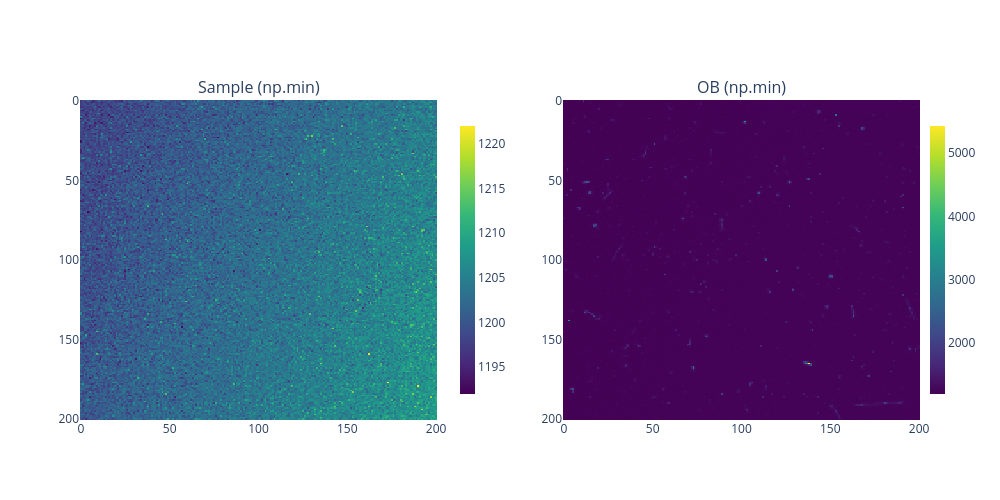
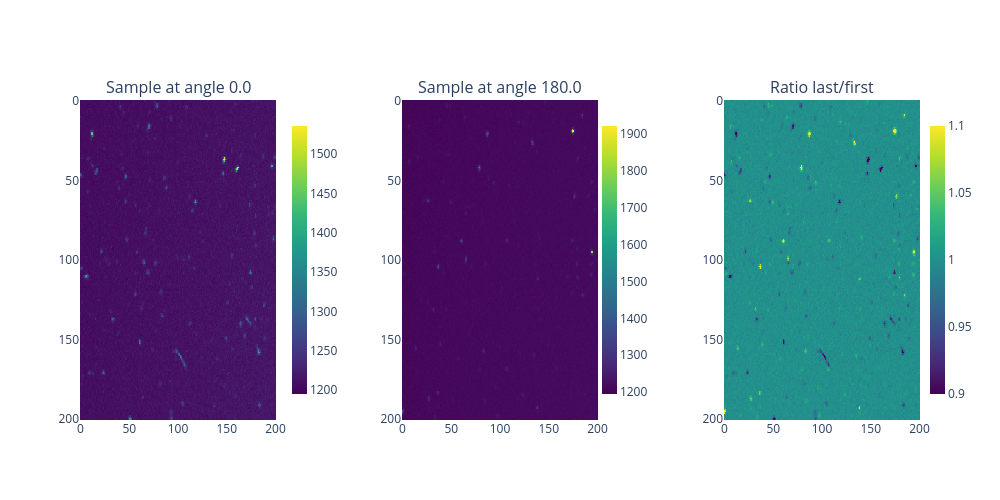
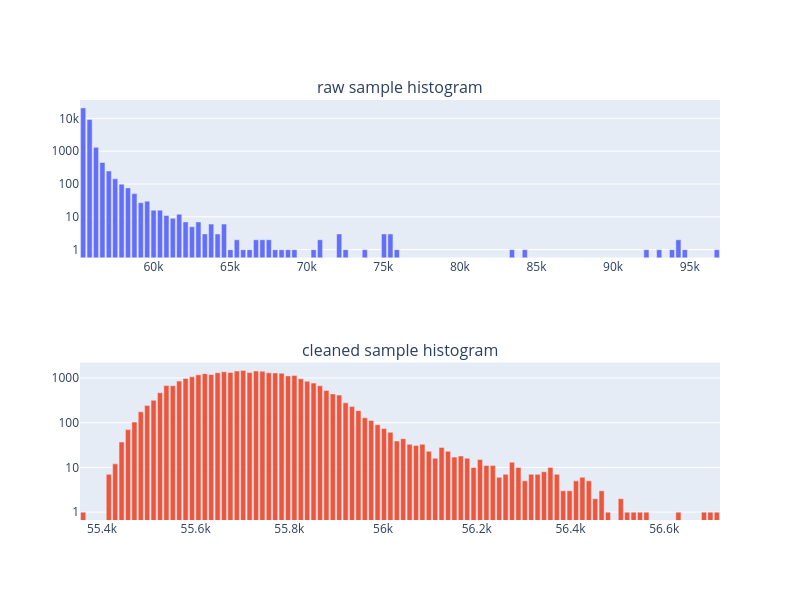

The code cell stored with these charts, in order, in its notebook:
### Markdown cell above
Launch the visualization

### Code cell
o_white_beam.visualize_cleaned_data()

### Figure 1 — Plotly figure (JSON) as saved in the notebook; plotly's stock layout.template omitted (floating-point values rounded to 4 significant figures; data arrays with more than 128 entries replaced by an {"elided": "..."} marker saying what was removed)
{"data": [{"coloraxis": "coloraxis", "colorscale": [[0, "#440154"], [0.1111, "#482878"], [0.2222, "#3e4989"], [0.3333, "#31688e"], [0.4444, "#26828e"], [0.5556, "#1f9e89"], [0.6667, "#35b779"], [0.7778, "#6ece58"], [0.8889, "#b5de2b"], [1, "#fde725"]], "type": "heatmap", "xaxis": "x", "yaxis": "y", "z": {"elided": "201x201 int values"}}, {"coloraxis": "coloraxis2", "colorscale": [[0, "#440154"], [0.1111, "#482878"], [0.2222, "#3e4989"], [0.3333, "#31688e"], [0.4444, "#26828e"], [0.5556, "#1f9e89"], [0.6667, "#35b779"], [0.7778, "#6ece58"], [0.8889, "#b5de2b"], [1, "#fde725"]], "type": "heatmap", "xaxis": "x2", "yaxis": "y2", "z": {"elided": "201x201 float values"}}], "layout": {"annotations": [{"font": {"size": 16}, "showarrow": false, "text": "Sample (np.min)", "x": 0.2125, "xanchor": "center", "xref": "paper", "y": 1, "yanchor": "bottom", "yref": "paper"}, {"font": {"size": 16}, "showarrow": false, "text": "OB (np.min)", "x": 0.7875, "xanchor": "center", "xref": "paper", "y": 1, "yanchor": "bottom", "yref": "paper"}], "coloraxis": {"colorbar": {"len": 0.9, "thickness": 15, "x": 0.44}, "colorscale": [[0, "#440154"], [0.1111, "#482878"], [0.2222, "#3e4989"], [0.3333, "#31688e"], [0.4444, "#26828e"], [0.5556, "#1f9e89"], [0.6667, "#35b779"], [0.7778, "#6ece58"], [0.8889, "#b5de2b"], [1, "#fde725"]]}, "coloraxis2": {"colorbar": {"len": 0.9, "thickness": 15, "x": 1}, "colorscale": [[0, "#440154"], [0.1111, "#482878"], [0.2222, "#3e4989"], [0.3333, "#31688e"], [0.4444, "#26828e"], [0.5556, "#1f9e89"], [0.6667, "#35b779"], [0.7778, "#6ece58"], [0.8889, "#b5de2b"], [1, "#fde725"]]}, "height": 500, "width": 1000, "xaxis": {"anchor": "y", "domain": [0, 0.425]}, "xaxis2": {"anchor": "y2", "domain": [0.575, 1]}, "yaxis": {"anchor": "x", "autorange": "reversed", "domain": [0, 1]}, "yaxis2": {"anchor": "x2", "autorange": "reversed", "domain": [0, 1]}}}

### Figure 2 — Plotly figure (JSON) as saved in the notebook; plotly's stock layout.template omitted (floating-point values rounded to 4 significant figures; data arrays with more than 128 entries replaced by an {"elided": "..."} marker saying what was removed)
{"data": [{"coloraxis": "coloraxis", "colorscale": [[0, "#440154"], [0.1111, "#482878"], [0.2222, "#3e4989"], [0.3333, "#31688e"], [0.4444, "#26828e"], [0.5556, "#1f9e89"], [0.6667, "#35b779"], [0.7778, "#6ece58"], [0.8889, "#b5de2b"], [1, "#fde725"]], "type": "heatmap", "xaxis": "x", "yaxis": "y", "z": {"elided": "201x201 int values"}}, {"coloraxis": "coloraxis2", "colorscale": [[0, "#440154"], [0.1111, "#482878"], [0.2222, "#3e4989"], [0.3333, "#31688e"], [0.4444, "#26828e"], [0.5556, "#1f9e89"], [0.6667, "#35b779"], [0.7778, "#6ece58"], [0.8889, "#b5de2b"], [1, "#fde725"]], "type": "heatmap", "xaxis": "x2", "yaxis": "y2", "z": {"elided": "201x201 int values"}}, {"coloraxis": "coloraxis3", "colorscale": [[0, "#440154"], [0.1111, "#482878"], [0.2222, "#3e4989"], [0.3333, "#31688e"], [0.4444, "#26828e"], [0.5556, "#1f9e89"], [0.6667, "#35b779"], [0.7778, "#6ece58"], [0.8889, "#b5de2b"], [1, "#fde725"]], "type": "heatmap", "xaxis": "x3", "yaxis": "y3", "z": {"elided": "201x201 float values"}}], "layout": {"annotations": [{"font": {"size": 16}, "showarrow": false, "text": "Sample at angle 0.0", "x": 0.1167, "xanchor": "center", "xref": "paper", "y": 1, "yanchor": "bottom", "yref": "paper"}, {"font": {"size": 16}, "showarrow": false, "text": "Sample at angle 180.0", "x": 0.5, "xanchor": "center", "xref": "paper", "y": 1, "yanchor": "bottom", "yref": "paper"}, {"font": {"size": 16}, "showarrow": false, "text": "Ratio last/first", "x": 0.8833, "xanchor": "center", "xref": "paper", "y": 1, "yanchor": "bottom", "yref": "paper"}], "coloraxis": {"colorbar": {"len": 0.9, "thickness": 15, "x": 0.24}, "colorscale": [[0, "#440154"], [0.1111, "#482878"], [0.2222, "#3e4989"], [0.3333, "#31688e"], [0.4444, "#26828e"], [0.5556, "#1f9e89"], [0.6667, "#35b779"], [0.7778, "#6ece58"], [0.8889, "#b5de2b"], [1, "#fde725"]]}, "coloraxis2": {"colorbar": {"len": 0.9, "thickness": 15, "x": 0.61}, "colorscale": [[0, "#440154"], [0.1111, "#482878"], [0.2222, "#3e4989"], [0.3333, "#31688e"], [0.4444, "#26828e"], [0.5556, "#1f9e89"], [0.6667, "#35b779"], [0.7778, "#6ece58"], [0.8889, "#b5de2b"], [1, "#fde725"]]}, "coloraxis3": {"cmax": 1.1, "cmin": 0.9, "colorbar": {"len": 0.9, "thickness": 15, "x": 1}, "colorscale": [[0, "#440154"], [0.1111, "#482878"], [0.2222, "#3e4989"], [0.3333, "#31688e"], [0.4444, "#26828e"], [0.5556, "#1f9e89"], [0.6667, "#35b779"], [0.7778, "#6ece58"], [0.8889, "#b5de2b"], [1, "#fde725"]]}, "height": 500, "width": 1000, "xaxis": {"anchor": "y", "domain": [0, 0.2333]}, "xaxis2": {"anchor": "y2", "domain": [0.3833, 0.6167]}, "xaxis3": {"anchor": "y3", "domain": [0.7667, 1.0]}, "yaxis": {"anchor": "x", "autorange": "reversed", "domain": [0, 1]}, "yaxis2": {"anchor": "x2", "autorange": "reversed", "domain": [0, 1]}, "yaxis3": {"anchor": "x3", "autorange": "reversed", "domain": [0, 1]}}}

### Figure 3 — Plotly figure (JSON) as saved in the notebook; plotly's stock layout.template omitted (floating-point values rounded to 4 significant figures)
{"data": [{"name": "raw", "type": "bar", "x": [55420.0, 55830.0, 56250.0, 56670.0, 57090.0, 57500.0, 57920.0, 58340.0, 58760.0, 59170.0, 59590.0, 60010.0, 60430.0, 60840.0, 61260.0, 61680.0, 62100.0, 62520.0, 62930.0, 63350.0, 63770.0, 64190.0, 64600.0, 65020.0, 65440.0, 65860.0, 66270.0, 66690.0, 67110.0, 67530.0, 67950.0, 68360.0, 68780.0, 69200.0, 69620.0, 70030.0, 70450.0, 70870.0, 71290.0, 71700.0, 72120.0, 72540.0, 72960.0, 73380.0, 73790.0, 74210.0, 74630.0, 75050.0, 75460.0, 75880.0, 76300.0, 76720.0, 77130.0, 77550.0, 77970.0, 78390.0, 78810.0, 79220.0, 79640.0, 80060.0, 80480.0, 80890.0, 81310.0, 81730.0, 82150.0, 82560.0, 82980.0, 83400.0, 83820.0, 84230.0, 84650.0, 85070.0, 85490.0, 85910.0, 86320.0, 86740.0, 87160.0, 87580.0, 87990.0, 88410.0, 88830.0, 89250.0, 89660.0, 90080.0, 90500.0, 90920.0, 91340.0, 91750.0, 92170.0, 92590.0, 93010.0, 93420.0, 93840.0, 94260.0, 94680.0, 95090.0, 95510.0, 95930.0, 96350.0, 96770.0], "xaxis": "x", "y": [20960, 9218, 1310, 455, 250, 145, 99, 76, 51, 27, 30, 16, 16, 11, 9, 12, 7, 5, 7, 3, 6, 3, 6, 1, 2, 1, 1, 2, 2, 2, 1, 1, 1, 1, 0, 0, 1, 2, 0, 0, 3, 1, 0, 0, 1, 0, 0, 3, 3, 1, 0, 0, 0, 0, 0, 0, 0, 0, 0, 0, 0, 0, 0, 0, 0, 0, 0, 1, 0, 1, 0, 0, 0, 0, 0, 0, 0, 0, 0, 0, 0, 0, 0, 0, 0, 0, 0, 0, 1, 0, 1, 0, 1, 2, 1, 0, 0, 0, 0, 1], "yaxis": "y"}, {"name": "cleaned", "type": "bar", "x": [55360.0, 55370.0, 55390.0, 55400.0, 55410.0, 55430.0, 55440.0, 55460.0, 55470.0, 55480.0, 55500.0, 55510.0, 55520.0, 55540.0, 55550.0, 55560.0, 55580.0, 55590.0, 55610.0, 55620.0, 55630.0, 55650.0, 55660.0, 55670.0, 55690.0, 55700.0, 55720.0, 55730.0, 55740.0, 55760.0, 55770.0, 55780.0, 55800.0, 55810.0, 55820.0, 55840.0, 55850.0, 55870.0, 55880.0, 55890.0, 55910.0, 55920.0, 55930.0, 55950.0, 55960.0, 55970.0, 55990.0, 56000.0, 56020.0, 56030.0, 56040.0, 56060.0, 56070.0, 56080.0, 56100.0, 56110.0, 56120.0, 56140.0, 56150.0, 56170.0, 56180.0, 56190.0, 56210.0, 56220.0, 56230.0, 56250.0, 56260.0, 56280.0, 56290.0, 56300.0, 56320.0, 56330.0, 56340.0, 56360.0, 56370.0, 56380.0, 56400.0, 56410.0, 56430.0, 56440.0, 56450.0, 56470.0, 56480.0, 56490.0, 56510.0, 56520.0, 56530.0, 56550.0, 56560.0, 56580.0, 56590.0, 56600.0, 56620.0, 56630.0, 56640.0, 56660.0, 56670.0, 56690.0, 56700.0, 56710.0], "xaxis": "x2", "y": [1, 0, 0, 0, 7, 12, 37, 70, 103, 175, 242, 317, 467, 675, 671, 851, 977, 1061, 1176, 1250, 1194, 1310, 1373, 1325, 1425, 1478, 1321, 1431, 1416, 1305, 1296, 1275, 1113, 1140, 958, 846, 768, 669, 527, 440, 414, 278, 229, 186, 129, 112, 90, 74, 61, 39, 44, 33, 31, 33, 23, 16, 28, 23, 17, 18, 16, 10, 15, 11, 11, 6, 7, 13, 10, 5, 7, 7, 8, 10, 7, 3, 3, 5, 6, 5, 2, 3, 1, 0, 2, 1, 1, 1, 1, 0, 0, 0, 0, 1, 0, 0, 0, 1, 1, 1], "yaxis": "y2"}], "layout": {"annotations": [{"font": {"size": 16}, "showarrow": false, "text": "raw sample histogram", "x": 0.5, "xanchor": "center", "xref": "paper", "y": 1, "yanchor": "bottom", "yref": "paper"}, {"font": {"size": 16}, "showarrow": false, "text": "cleaned sample histogram", "x": 0.5, "xanchor": "center", "xref": "paper", "y": 0.375, "yanchor": "bottom", "yref": "paper"}], "height": 600, "showlegend": false, "width": 800, "xaxis": {"anchor": "y", "domain": [0, 1]}, "xaxis2": {"anchor": "y2", "domain": [0, 1]}, "yaxis": {"anchor": "x", "domain": [0.625, 1], "type": "log"}, "yaxis2": {"anchor": "x2", "domain": [0, 0.375], "type": "log"}}}
